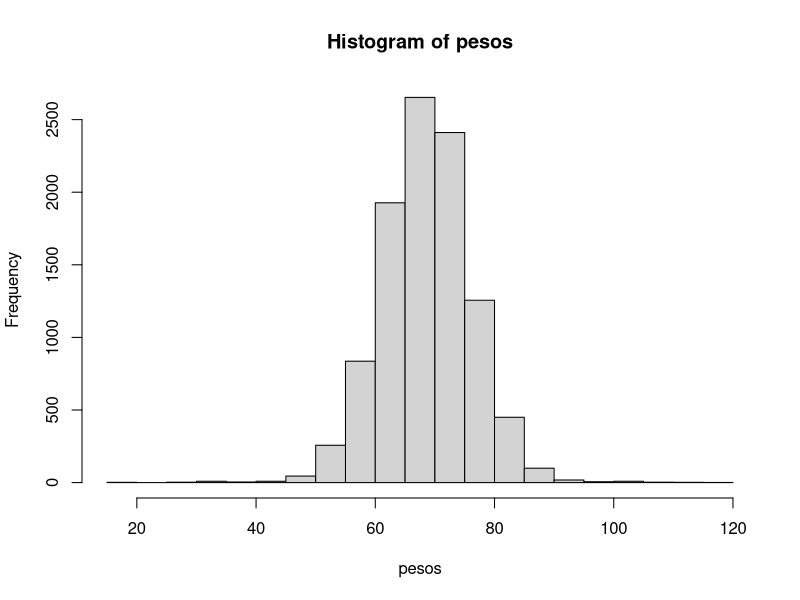
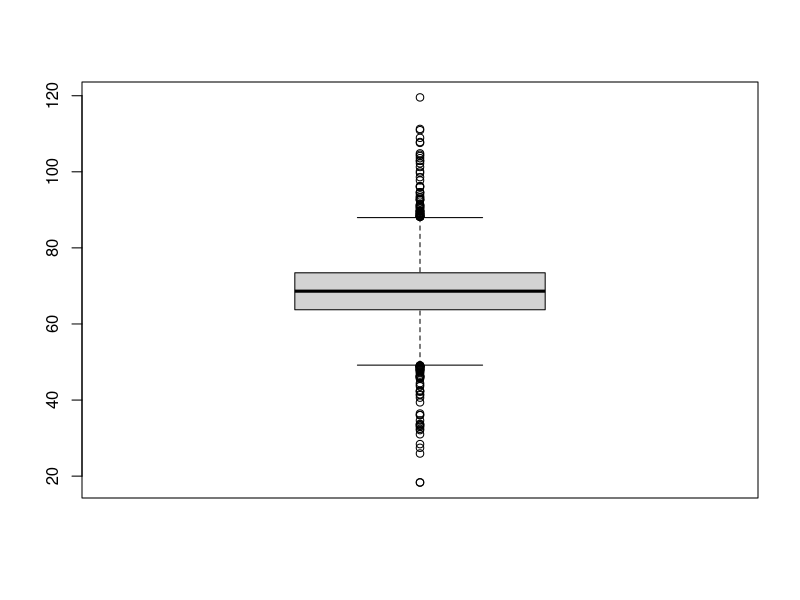
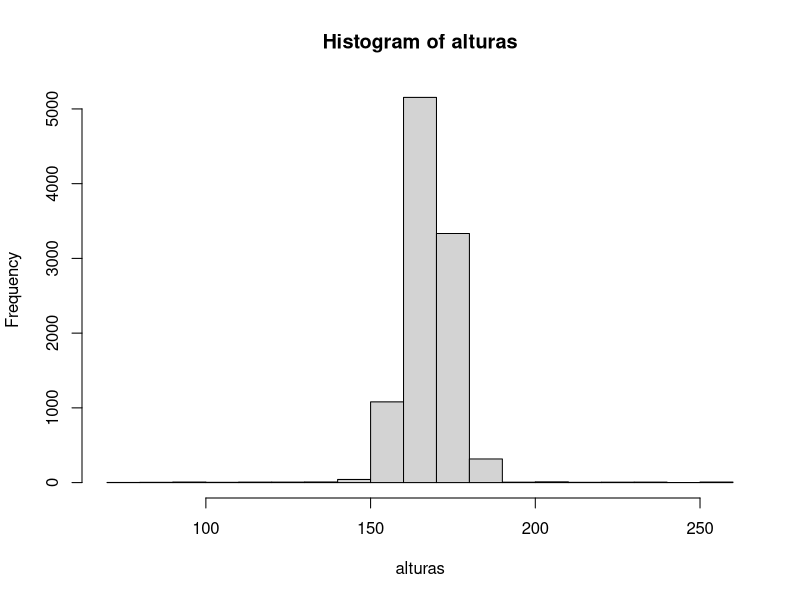
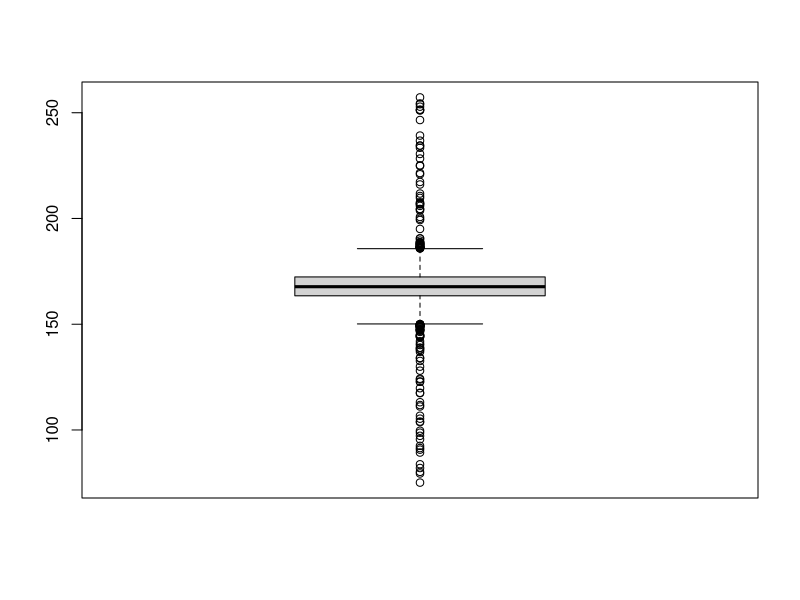
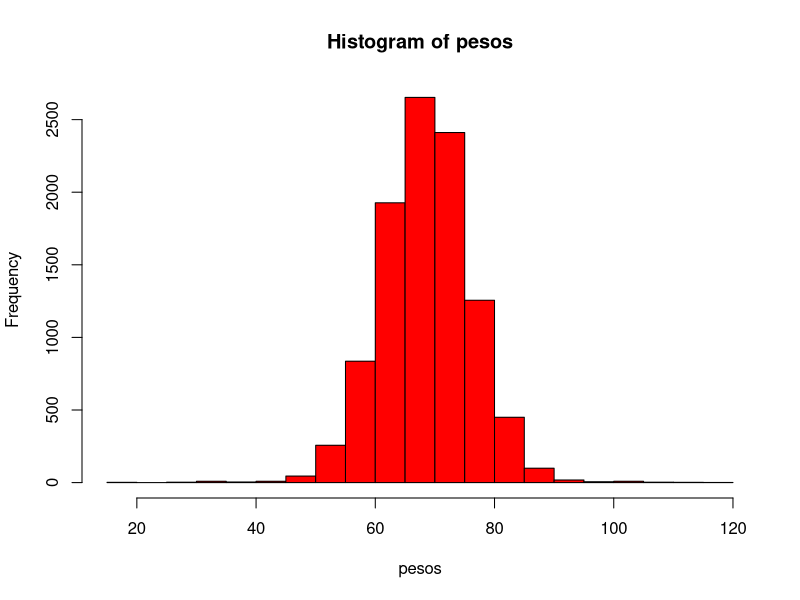
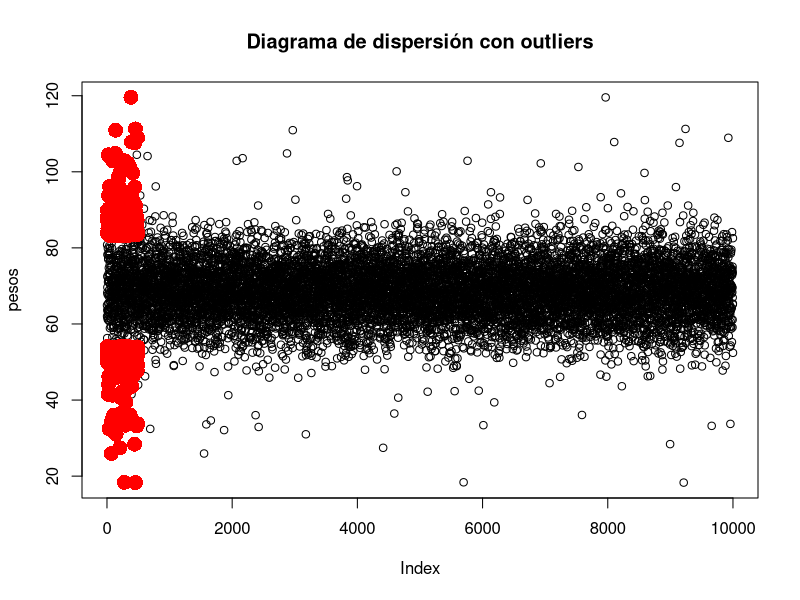
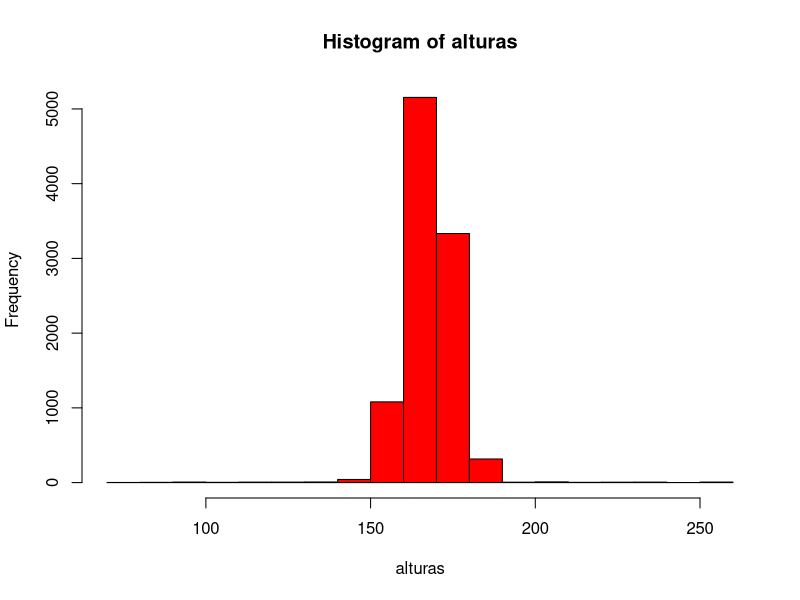
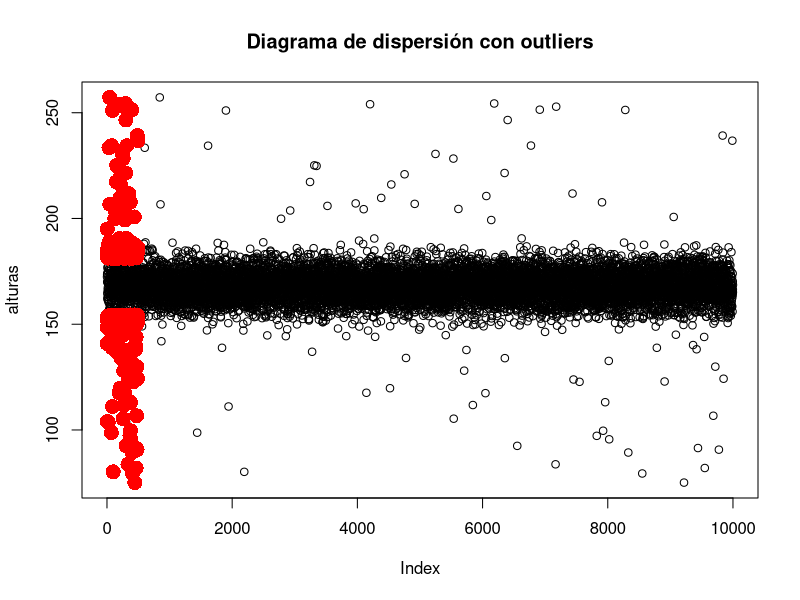

Source code (R) for these figures, in order:
## ---- chunk 1
datos_bivariados <- read.csv("DatosBivariados.csv")
mean_pesos <- mean(datos_bivariados$Peso)
sd_pesos <- sd(datos_bivariados$Peso)
mean_alturas <- mean(datos_bivariados$Altura)
sd_alturas <- sd(datos_bivariados$Altura)
## ---- chunk 2
# set.seed(12345)
# Generar distribución normal con media 50 y desviación estándar 10
pesos <- rnorm(10000, mean = mean_pesos, sd = sd_pesos)
alturas <- rnorm(10000, mean = mean_alturas, sd = sd_alturas)
# Introducir valores atípicos
for (i in 1:100) {
  index <- sample.int(length(pesos), 1)
  pesos[index] <- pesos[index] + round(runif(
    n = 1,
    min = -min(pesos[index] - sd_pesos, sd_pesos + mean_pesos / 2),
    max = sd_pesos + mean_pesos / 2
  ), 0)
}
for (i in 1:100) {
  index <- sample.int(length(alturas), 1)
  alturas[index] <- alturas[index] + round(runif(
    n = 1,
    min = -min(alturas[index] - sd_alturas, sd_alturas + mean_alturas / 2),
    max = sd_alturas + mean_alturas / 2
  ), 0)
}
## ---- chunk 3
# Observar la distribución de los datos
summary(pesos)
## ---- chunk 4
hist(pesos)
## ---- chunk 5
boxplot(pesos)
## ---- chunk 6
# Observar la distribución de los datos
summary(alturas)
## ---- chunk 7
hist(alturas)
## ---- chunk 8
boxplot(alturas)
## ---- chunk 9
# Utilizar el método IQR (Rango intercuartílico)
iqr <- IQR(pesos)
limite_superior <- median(pesos) + 1.5 * iqr
limite_inferior <- median(pesos) - 1.5 * iqr
outliers <- pesos[pesos > limite_superior | pesos < limite_inferior]
# Identificar outliers en el histograma
hist(pesos, col = ifelse(is.na(outliers), "lightblue", "red"))
## ---- chunk 10
plot(pesos, main = "Diagrama de dispersión con outliers")
points(outliers, col = "red", pch = 16, cex = 2)
## ---- chunk 11
# Utilizar el método IQR (Rango intercuartílico)
iqr <- IQR(alturas)
limite_superior <- median(alturas) + 1.5 * iqr
limite_inferior <- median(alturas) - 1.5 * iqr
outliers <- alturas[alturas > limite_superior | alturas < limite_inferior]
# Identificar outliers en el histograma
hist(alturas, col = ifelse(is.na(outliers), "lightblue", "red"))
## ---- chunk 12
plot(alturas, main = "Diagrama de dispersión con outliers")
points(outliers, col = "red", pch = 16, cex = 2)
